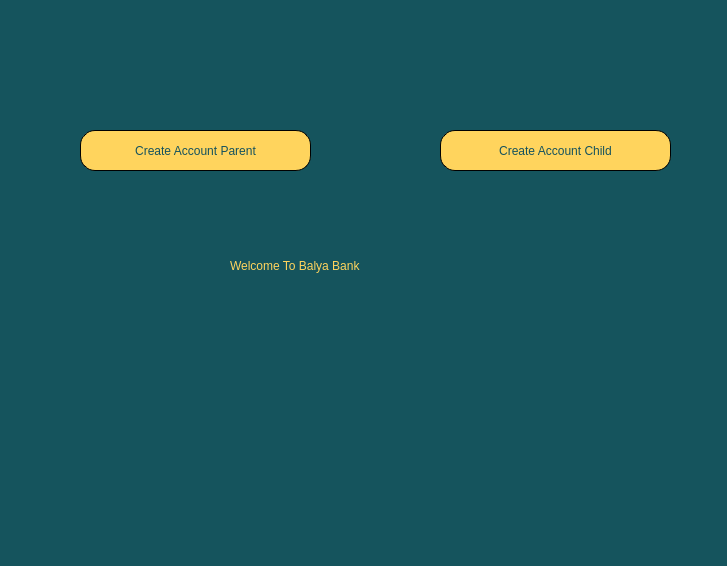
<?xml version="1.0" encoding="UTF-8"?>
<ui version="4.0">
    <class>MainWindow</class>
    <widget class="QMainWindow" name="MainWindow">
        <property name="geometry">
            <rect>
                <x>0</x>
                <y>0</y>
                <width>727</width>
                <height>566</height>
            </rect>
        </property>
        <property name="windowTitle">
            <string>MainWindow</string>
        </property>
        <property name="styleSheet">
            <string notr="true">background-color: rgb(21, 84, 93);</string>
        </property>
        <widget class="QWidget" name="centralwidget">
            <widget class="QLabel" name="label">
                <property name="geometry">
                    <rect>
                        <x>310</x>
                        <y>0</y>
                        <width>131</width>
                        <height>121</height>
                    </rect>
                </property>
                <property name="styleSheet">
                    <string notr="true">background-image: url(:/assets/logo3_1.png);</string>
                </property>
                <property name="text">
                    <string/>
                </property>
                <property name="pixmap">
                    <pixmap resource="../Resource/com_logo.qrc">:/assets/logo3_1.png</pixmap>
                </property>
                <property name="scaledContents">
                    <bool>true</bool>
                </property>
            </widget>
            <widget class="QPushButton" name="transaction_btn">
                <property name="geometry">
                    <rect>
                        <x>80</x>
                        <y>130</y>
                        <width>231</width>
                        <height>41</height>
                    </rect>
                </property>
                <property name="styleSheet">
                    <string notr="true">QPushButton {
                        font: italic 18pt &quot;Goudy Old Style&quot;;
                        background-color: rgb(255, 212, 93);
                        color: rgb(21, 82, 93);
                        border: 1px solid;
                        border-radius: 15px;
                        }
                        QPushButton:hover {
                        background-color:rgb(14, 54, 61);
                        color:rgb(255,212,93);
                        }
                    </string>
                </property>
                <property name="text">
                    <string>Create Account Parent</string>
                </property>
            </widget>
            <widget class="QPushButton" name="transaction_btn_2">
                <property name="geometry">
                    <rect>
                        <x>440</x>
                        <y>130</y>
                        <width>231</width>
                        <height>41</height>
                    </rect>
                </property>
                <property name="styleSheet">
                    <string notr="true">QPushButton {
                        font: italic 18pt &quot;Goudy Old Style&quot;;
                        background-color: rgb(255, 212, 93);
                        color: rgb(21, 82, 93);
                        border: 1px solid;
                        border-radius: 15px;
                        }
                        QPushButton:hover {
                        background-color:rgb(14, 54, 61);
                        color:rgb(255,212,93);
                        }
                    </string>
                </property>
                <property name="text">
                    <string>Create Account Child</string>
                </property>
            </widget>
            <widget class="QStackedWidget" name="stackedWidget">
                <property name="geometry">
                    <rect>
                        <x>0</x>
                        <y>200</y>
                        <width>721</width>
                        <height>361</height>
                    </rect>
                </property>
                <property name="currentIndex">
                    <number>0</number>
                </property>
                <widget class="QWidget" name="Home_page">
                    <widget class="QLabel" name="label_15">
                        <property name="geometry">
                            <rect>
                                <x>230</x>
                                <y>30</y>
                                <width>291</width>
                                <height>71</height>
                            </rect>
                        </property>
                        <property name="styleSheet">
                            <string notr="true">font: 75 22pt &quot;Goudy Old Style&quot;;
                                color: rgb(255, 212, 93);
                            </string>
                        </property>
                        <property name="text">
                            <string>Welcome To Balya Bank</string>
                        </property>
                    </widget>
                </widget>
                <widget class="QWidget" name="Parent_page">
                    <widget class="QLabel" name="label_2">
                        <property name="geometry">
                            <rect>
                                <x>80</x>
                                <y>80</y>
                                <width>91</width>
                                <height>21</height>
                            </rect>
                        </property>
                        <property name="styleSheet">
                            <string notr="true">color: rgb(255, 255, 255);
                                font: 75 14pt &quot;Goudy Old Style&quot;;
                            </string>
                        </property>
                        <property name="text">
                            <string>Name</string>
                        </property>
                    </widget>
                    <widget class="QLabel" name="label_3">
                        <property name="geometry">
                            <rect>
                                <x>80</x>
                                <y>120</y>
                                <width>151</width>
                                <height>21</height>
                            </rect>
                        </property>
                        <property name="styleSheet">
                            <string notr="true">color: rgb(255, 255, 255);
                                font: 75 14pt &quot;Goudy Old Style&quot;;
                            </string>
                        </property>
                        <property name="text">
                            <string>Account Number</string>
                        </property>
                    </widget>
                    <widget class="QLabel" name="label_4">
                        <property name="geometry">
                            <rect>
                                <x>80</x>
                                <y>160</y>
                                <width>151</width>
                                <height>21</height>
                            </rect>
                        </property>
                        <property name="styleSheet">
                            <string notr="true">color: rgb(255, 255, 255);
                                font: 75 14pt &quot;Goudy Old Style&quot;;
                            </string>
                        </property>
                        <property name="text">
                            <string>Phone Number</string>
                        </property>
                    </widget>
                    <widget class="QLabel" name="label_5">
                        <property name="geometry">
                            <rect>
                                <x>80</x>
                                <y>200</y>
                                <width>91</width>
                                <height>21</height>
                            </rect>
                        </property>
                        <property name="styleSheet">
                            <string notr="true">color: rgb(255, 255, 255);
                                font: 75 14pt &quot;Goudy Old Style&quot;;
                            </string>
                        </property>
                        <property name="text">
                            <string>Username</string>
                        </property>
                    </widget>
                    <widget class="QLabel" name="label_6">
                        <property name="geometry">
                            <rect>
                                <x>80</x>
                                <y>240</y>
                                <width>91</width>
                                <height>21</height>
                            </rect>
                        </property>
                        <property name="styleSheet">
                            <string notr="true">color: rgb(255, 255, 255);
                                font: 75 14pt &quot;Goudy Old Style&quot;;
                            </string>
                        </property>
                        <property name="text">
                            <string>Password</string>
                        </property>
                    </widget>
                    <widget class="QLabel" name="label_7">
                        <property name="geometry">
                            <rect>
                                <x>80</x>
                                <y>280</y>
                                <width>151</width>
                                <height>21</height>
                            </rect>
                        </property>
                        <property name="styleSheet">
                            <string notr="true">color: rgb(255, 255, 255);
                                font: 75 14pt &quot;Goudy Old Style&quot;;
                            </string>
                        </property>
                        <property name="text">
                            <string>Re-enter Password</string>
                        </property>
                    </widget>
                    <widget class="QLineEdit" name="Name_edt">
                        <property name="geometry">
                            <rect>
                                <x>390</x>
                                <y>70</y>
                                <width>191</width>
                                <height>31</height>
                            </rect>
                        </property>
                    </widget>
                    <widget class="QLineEdit" name="Acc_edt">
                        <property name="geometry">
                            <rect>
                                <x>390</x>
                                <y>110</y>
                                <width>191</width>
                                <height>31</height>
                            </rect>
                        </property>
                    </widget>
                    <widget class="QLineEdit" name="phone_edt">
                        <property name="geometry">
                            <rect>
                                <x>390</x>
                                <y>150</y>
                                <width>191</width>
                                <height>31</height>
                            </rect>
                        </property>
                    </widget>
                    <widget class="QLineEdit" name="username_edt">
                        <property name="geometry">
                            <rect>
                                <x>390</x>
                                <y>190</y>
                                <width>191</width>
                                <height>31</height>
                            </rect>
                        </property>
                    </widget>
                    <widget class="QLineEdit" name="pass_edit">
                        <property name="geometry">
                            <rect>
                                <x>390</x>
                                <y>230</y>
                                <width>191</width>
                                <height>31</height>
                            </rect>
                        </property>
                    </widget>
                    <widget class="QLineEdit" name="repass_edt">
                        <property name="geometry">
                            <rect>
                                <x>390</x>
                                <y>270</y>
                                <width>191</width>
                                <height>31</height>
                            </rect>
                        </property>
                    </widget>
                    <widget class="QLabel" name="label_8">
                        <property name="geometry">
                            <rect>
                                <x>260</x>
                                <y>10</y>
                                <width>221</width>
                                <height>21</height>
                            </rect>
                        </property>
                        <property name="styleSheet">
                            <string notr="true">color: rgb(255, 255, 255);
                                font: 75 24pt &quot;Goudy Old Style&quot;;
                            </string>
                        </property>
                        <property name="text">
                            <string>Parent Account</string>
                        </property>
                    </widget>
                    <widget class="QPushButton" name="Submit_btn">
                        <property name="geometry">
                            <rect>
                                <x>230</x>
                                <y>320</y>
                                <width>181</width>
                                <height>31</height>
                            </rect>
                        </property>
                        <property name="styleSheet">
                            <string notr="true">QPushButton {
                                font: italic 18pt &quot;Goudy Old Style&quot;;
                                background-color: rgb(255, 212, 93);
                                color: rgb(21, 82, 93);
                                border: 1px solid;
                                border-radius: 15px;
                                }
                                QPushButton:hover {
                                background-color:rgb(14, 54, 61);
                                color:rgb(255,212,93);
                                }
                            </string>
                        </property>
                        <property name="text">
                            <string>Submit</string>
                        </property>
                    </widget>
                </widget>
                <widget class="QWidget" name="Child_page">
                    <widget class="QLabel" name="label_9">
                        <property name="geometry">
                            <rect>
                                <x>280</x>
                                <y>30</y>
                                <width>191</width>
                                <height>21</height>
                            </rect>
                        </property>
                        <property name="styleSheet">
                            <string notr="true">color: rgb(255, 255, 255);
                                font: 75 24pt &quot;Goudy Old Style&quot;;
                            </string>
                        </property>
                        <property name="text">
                            <string>Child Account</string>
                        </property>
                    </widget>
                    <widget class="QLabel" name="label_10">
                        <property name="geometry">
                            <rect>
                                <x>120</x>
                                <y>250</y>
                                <width>151</width>
                                <height>21</height>
                            </rect>
                        </property>
                        <property name="styleSheet">
                            <string notr="true">color: rgb(255, 255, 255);
                                font: 75 14pt &quot;Goudy Old Style&quot;;
                            </string>
                        </property>
                        <property name="text">
                            <string>Re-enter Password</string>
                        </property>
                    </widget>
                    <widget class="QLabel" name="label_11">
                        <property name="geometry">
                            <rect>
                                <x>120</x>
                                <y>210</y>
                                <width>91</width>
                                <height>21</height>
                            </rect>
                        </property>
                        <property name="styleSheet">
                            <string notr="true">color: rgb(255, 255, 255);
                                font: 75 14pt &quot;Goudy Old Style&quot;;
                            </string>
                        </property>
                        <property name="text">
                            <string>Password</string>
                        </property>
                    </widget>
                    <widget class="QLabel" name="label_12">
                        <property name="geometry">
                            <rect>
                                <x>120</x>
                                <y>80</y>
                                <width>91</width>
                                <height>21</height>
                            </rect>
                        </property>
                        <property name="styleSheet">
                            <string notr="true">color: rgb(255, 255, 255);
                                font: 75 14pt &quot;Goudy Old Style&quot;;
                            </string>
                        </property>
                        <property name="text">
                            <string>Name</string>
                        </property>
                    </widget>
                    <widget class="QLineEdit" name="child_username_edt">
                        <property name="geometry">
                            <rect>
                                <x>430</x>
                                <y>160</y>
                                <width>191</width>
                                <height>31</height>
                            </rect>
                        </property>
                    </widget>
                    <widget class="QLineEdit" name="chid_pass_edit">
                        <property name="geometry">
                            <rect>
                                <x>430</x>
                                <y>200</y>
                                <width>191</width>
                                <height>31</height>
                            </rect>
                        </property>
                    </widget>
                    <widget class="QLabel" name="label_13">
                        <property name="geometry">
                            <rect>
                                <x>120</x>
                                <y>170</y>
                                <width>91</width>
                                <height>21</height>
                            </rect>
                        </property>
                        <property name="styleSheet">
                            <string notr="true">color: rgb(255, 255, 255);
                                font: 75 14pt &quot;Goudy Old Style&quot;;
                            </string>
                        </property>
                        <property name="text">
                            <string>Username</string>
                        </property>
                    </widget>
                    <widget class="QLineEdit" name="child_repass_edt">
                        <property name="geometry">
                            <rect>
                                <x>430</x>
                                <y>240</y>
                                <width>191</width>
                                <height>31</height>
                            </rect>
                        </property>
                    </widget>
                    <widget class="QLineEdit" name="child_Name_edt">
                        <property name="geometry">
                            <rect>
                                <x>430</x>
                                <y>70</y>
                                <width>191</width>
                                <height>31</height>
                            </rect>
                        </property>
                    </widget>
                    <widget class="QLabel" name="label_14">
                        <property name="geometry">
                            <rect>
                                <x>120</x>
                                <y>130</y>
                                <width>131</width>
                                <height>21</height>
                            </rect>
                        </property>
                        <property name="styleSheet">
                            <string notr="true">color: rgb(255, 255, 255);
                                font: 75 14pt &quot;Goudy Old Style&quot;;
                            </string>
                        </property>
                        <property name="text">
                            <string>Date Of Birth</string>
                        </property>
                    </widget>
                    <widget class="QDateEdit" name="dateEdit">
                        <property name="geometry">
                            <rect>
                                <x>430</x>
                                <y>120</y>
                                <width>191</width>
                                <height>31</height>
                            </rect>
                        </property>
                    </widget>
                    <widget class="QPushButton" name="child_submit_btn">
                        <property name="geometry">
                            <rect>
                                <x>270</x>
                                <y>300</y>
                                <width>181</width>
                                <height>31</height>
                            </rect>
                        </property>
                        <property name="styleSheet">
                            <string notr="true">QPushButton {
                                font: italic 18pt &quot;Goudy Old Style&quot;;
                                background-color: rgb(255, 212, 93);
                                color: rgb(21, 82, 93);
                                border: 1px solid;
                                border-radius: 15px;
                                }
                                QPushButton:hover {
                                background-color:rgb(14, 54, 61);
                                color:rgb(255,212,93);
                                }
                            </string>
                        </property>
                        <property name="text">
                            <string>Submit</string>
                        </property>
                    </widget>
                </widget>
            </widget>
        </widget>
    </widget>
    <resources>
        <include location="../Resource/com_logo.qrc"/>
    </resources>
    <connections/>
</ui>
